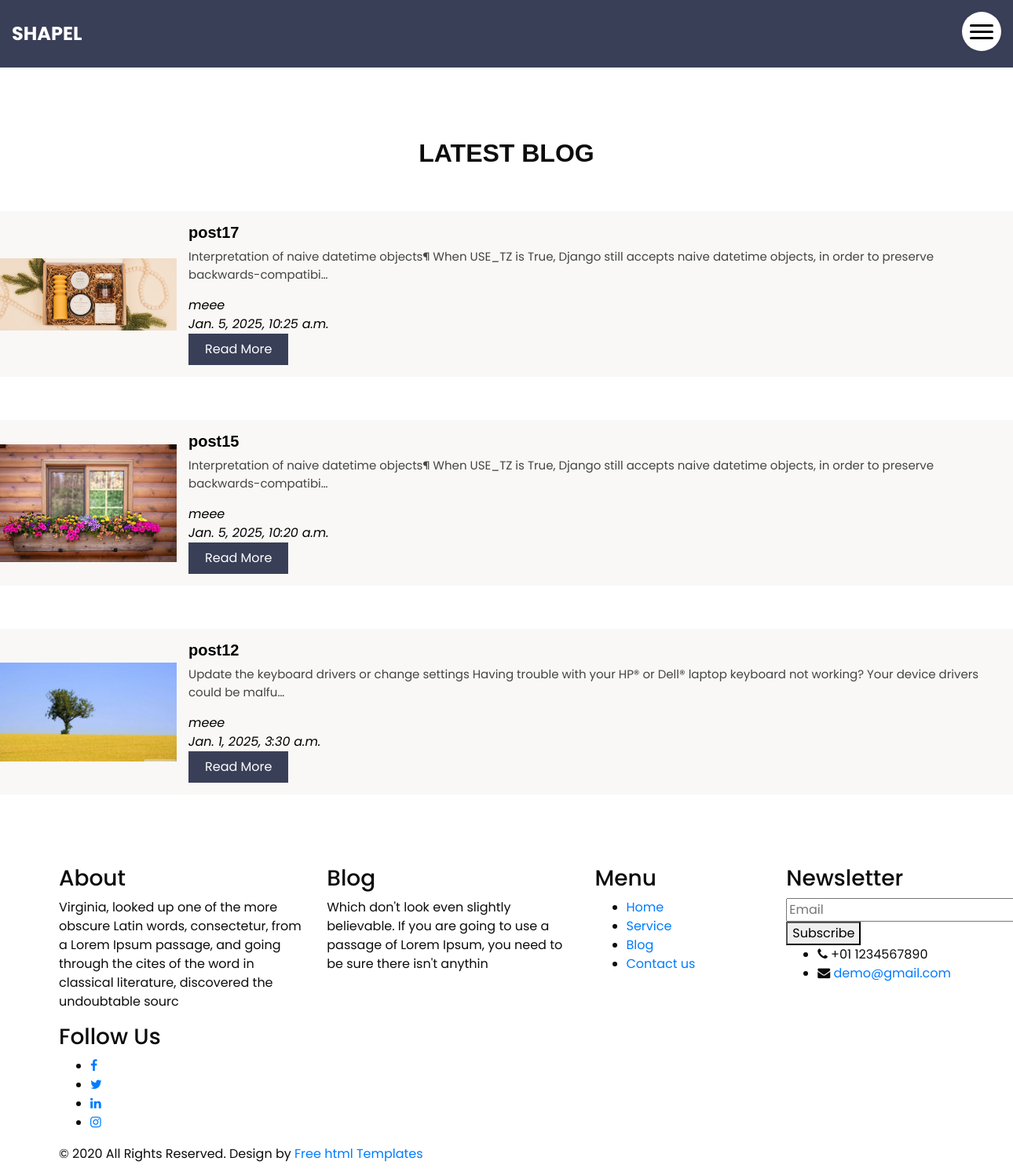
The page /meee on the database its author committed.
### maktab7app/models.py (models this page shows, shortened)
class Post(models.Model):
    title = models.CharField(max_length=250)
    content = models.TextField()
    image = models.ImageField(default='default.png')
    author = models.CharField(max_length=250)
    created_at = DateTimeField(default=timezone.now , editable=False)
    login_require = models.BooleanField(default=False)
    published_date = DateTimeField(default=timezone.now )
    status = models.BooleanField(default=False)
    class Meta:
        ordering =['-published_date']

### maktab7app/views.py (the view)
# urls.py: path('<str:author>', views.bolgs , name='blogs' ),
def bolgs(request,author=None):
    if author != None:
        posts = Post.objects.filter(author=author , status=1)
    else:
        posts = Post.objects.filter(status=1)
    context={'posts':posts}
    return render(request,'maktab7app/blog.html',context)

### maktab7app/templates/maktab7app/blog.html (shortened to what this page needs)
<!DOCTYPE html>
{% load static %}
<html>
<head>
  <link rel="stylesheet" type="text/css" href="{% static 'css/bootstrap2.css' %}" />
  <link href="{% static 'css/font-awesome.min2.css' %}" rel="stylesheet" />
  <link href="{% static 'css/style2.css' %}" rel="stylesheet" />
  <link href="{% static 'css/responsive2.css' %}" rel="stylesheet" />
</head>
<body>
  <header class="header_section innerpage_header">
    <div class="container-fluid">
      <nav class="navbar navbar-expand-lg custom_nav-container">
        <a class="navbar-brand" href="index.html">
          <span>
            Shapel
          </span>
        </a>
        <div class="" id="">
          <div class="custom_menu-btn">
            <button onclick="openNav()">
              <span class="s-1"> </span>
              <span class="s-2"> </span>
              <span class="s-3"> </span>
            </button>
          </div>
        </div>
      </nav>
    </div>
  </header>
  <section class="blog_section layout_padding">
    <div class="container-fluid">
      <div class="heading_container">
        <h2>
          Latest Blog
        </h2>
      </div>
       {% for post in posts %}
      <div class="row">
          <div class="box">
            <div class="img-box">
              <img src="{{ post.image.url }}" width="600px" >
            </div>
            <div class="detail-box">
              <h5>
                  {{post.title}}
              </h5>
              <p>
                  {{post.content | truncatechars:150}}
              </p>
                <em>{{post.author}}</em><br>
                <em>{{post.published_date}}</em><br>
              <a href="blogs/{{post.title}}">
                Read More
              </a>
            </div>
          </div>
      </div>
        {% endfor %}
    </div>
  </section>
      <footer>
         <div class="footer">
            <div class="container">
               <div class="row">
                  <div class="col-md-7">
                     <div class="row">
                        <div class="col-lg-6 col-md-12">
                           <div class="hedingh3 text_align_left">
                              <h3>About</h3>
                              <p> Virginia, looked up one of the more obscure Latin words, consectetur, from a Lorem Ipsum passage, and going through the cites of the word in classical literature, discovered the undoubtable sourc</p>
                           </div>
                        </div>
                        <div class="col-lg-6 col-md-12">
                           <div class="hedingh3 text_align_left">
                              <h3>Blog</h3>
                              <p>Which don't look even slightly believable. If you are going to use a passage of Lorem Ipsum, you need to be sure there isn't anythin</p>
                           </div>
                        </div>
                     </div>
                  </div>
                  <div class="col-md-5">
                     <div class="row">
                        <div class="col-lg-6 col-md-12">
                           <div class="hedingh3 text_align_left">
                              <h3>Menu</h3>
                              <ul class="menu_footer">
                                 <li><a href="index.html">Home</a></li>
                                 <li><a href="{% url 'maktab7app:blogs' %}">Service</a></li>
                                 <li><a href="{% url 'maktab7app:blogs' %}">Blog</a></li>
                                 <li><a href="contact.html">Contact us</a></li>
                              </ul>
                           </div>
                        </div>
                        <div class="col-lg-6 col-md-12">
                           <div class="hedingh3  text_align_left">
                              <h3>Newsletter</h3>
                              <form id="colof" class="form_subscri">
                                 <input class="newsl" placeholder="Email" type="text" name="Email">
                                 <button class="subsci_btn">Subscribe</button>
                              </form>
                              <ul class="top_infomation">
                                 <li><i class="fa fa-phone" aria-hidden="true"></i>
                                    +01 1234567890
                                 </li>
                                 <li><i class="fa fa-envelope" aria-hidden="true"></i>
                                    <a href="Javascript:void(0)">demo@gmail.com</a>
                                 </li>
                              </ul>
                           </div>
                        </div>
                     </div>
                  </div>
               </div>
            </div>
            <div class="copyright">
               <div class="container">
                  <div class="row">
                     <div class="col-md-12">
                        <div class="follow text_align_center">
                           <h3>Follow Us</h3>
                           <ul class="social_icon ">
                              <li><a href="Javascript:void(0)"><i class="fa fa-facebook" aria-hidden="true"></i></a></li>
                              <li><a href="Javascript:void(0)"><i class="fa fa-twitter" aria-hidden="true"></i></a></li>
                              <li><a href="Javascript:void(0)"><i class="fa fa-linkedin" aria-hidden="true"></i></a></li>
                              <li><a href="Javascript:void(0)"><i class="fa fa-instagram" aria-hidden="true"></i></a></li>
                           </ul>
                        </div>
                     </div>
                     <div class="col-md-12">
                        <p>© 2020 All Rights Reserved. Design by <a href="https://html.design/"> Free html Templates</a></p>
                     </div>
                  </div>
               </div>
            </div>
         </div>
      </footer>
   </body>
</html>

### maktab7app/static/css/style2.css (style rules this page uses)
body { font-family: "Poppins", sans-serif; color: #0c0c0c; background-color: #ffffff; overflow-x: hidden; }
.layout_padding { padding: 90px 0; }
.heading_container { display: -webkit-box; display: -ms-flexbox; display: flex; -webkit-box-orient: vertical; -webkit-box-direction: normal; -ms-flex-direction: column; flex-direction: column; -webkit-box-align: start; -ms-flex-align: start; align-items: flex-start; font-family: "octin sports", sans-serif; }
.heading_container h2 { position: relative; font-weight: bold; text-transform: uppercase; margin: 0; }
h1, h2 { font-family: "octin sports", sans-serif; }
.header_section { position: absolute; top: 0; width: 100%; z-index: 9; }
.header_section.innerpage_header { position: relative; background: #3a3f58; padding: 10px 0; }
.custom_nav-container { padding: 10px 0; }
.custom_menu-btn { position: fixed; right: 15px; top: 15px; width: 50px; height: 50px; }
.custom_menu-btn::before { content: ""; position: absolute; top: 0; right: 0; width: 100%; height: 100%; background-color: white; -webkit-box-shadow: 0 0 5px 0 rgba(0, 0, 0, 0.07); box-shadow: 0 0 5px 0 rgba(0, 0, 0, 0.07); z-index: 7; border-radius: 100%; -webkit-transition: all .3s; transition: all .3s; }
.custom_menu-btn button { width: 50px; height: 50px; outline: none; border: none; border-radius: 100%; display: -webkit-box; display: -ms-flexbox; display: flex; -webkit-box-orient: vertical; -webkit-box-direction: normal; -ms-flex-direction: column; flex-direction: column; -webkit-box-align: center; -ms-flex-align: center; align-items: center; -webkit-box-pack: center; -ms-flex-pack: center; justify-content: center; background-color: transparent; position: relative; z-index: 999; margin: 0; }
.custom_menu-btn button span { display: block; width: 30px; height: 3px; background-color: #000000; margin: 2.5px 0; -webkit-transition: all 0.3s; transition: all 0.3s; border-radius: 15px; }
.custom_menu-btn .s-2 { -webkit-transition: all 0.1s; transition: all 0.1s; }
a, a:hover, a:focus { text-decoration: none; }
.navbar-brand span { font-size: 24px; font-weight: 700; color: #ffffff; text-transform: uppercase; }
.blog_section .heading_container { -webkit-box-align: center; -ms-flex-align: center; align-items: center; }
.blog_section .heading_container h2::before { left: 50%; -webkit-transform: translateX(-50%); transform: translateX(-50%); }
.blog_section .box { margin-top: 55px; background-color: #ffffff; display: -webkit-box; display: -ms-flexbox; display: flex; -webkit-box-align: center; -ms-flex-align: center; align-items: center; color: #000000; background-color: #f9f8f7; }
.blog_section .box .img-box { position: relative; width: 225px; min-width: 225px; }
.blog_section .box .img-box img { width: 100%; }
.blog_section .box .detail-box { padding: 15px; }
.blog_section .box .detail-box h5 { font-weight: bold; font-family: "octin sports", sans-serif; }
.blog_section .box .detail-box p { font-size: 15px; color: #444; }
.blog_section .box .detail-box a { display: inline-block; padding: 7px 20px; background-color: #3a3f58; color: #ffffff; border-radius: 0; border: 1px solid #3a3f58; -webkit-transition: all .2s; transition: all .2s; }

### maktab7app/static/css/responsive2.css (style rules this page uses)
@media (min-width: 1200px) { .container { max-width: 1170px; } }

### rows shown on the page
Post: image (placeholder picture), title "post17", content "Interpretation of naive datetime objects¶ When USE_TZ is True, Django still accepts naive datetime objects, in order to preserve backwards-compatibi…", author "meee", published_date "Jan. 5, 2025, 10:25 a.m."
Post: image (picture), title "post15", content "Interpretation of naive datetime objects¶ When USE_TZ is True, Django still accepts naive datetime objects, in order to preserve backwards-compatibi…", author "meee", published_date "Jan. 5, 2025, 10:20 a.m."
Post: image (picture), title "post12", content "Update the keyboard drivers or change settings Having trouble with your HP® or Dell® laptop keyboard not working? Your device drivers could be malfu…", author "meee", published_date "Jan. 1, 2025, 3:30 a.m."
